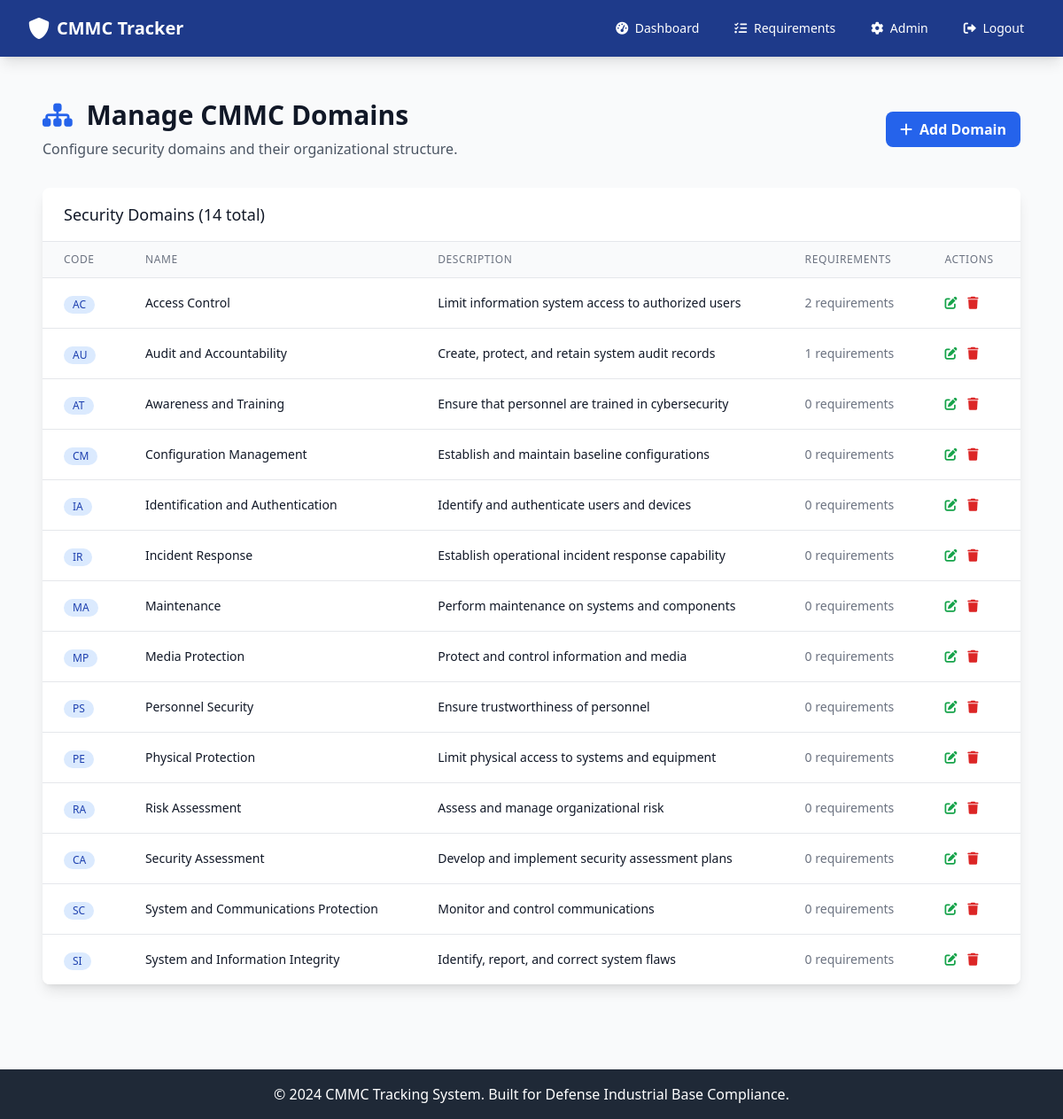
/admin/domains (signed in), run on an earlier commit of the app's database.
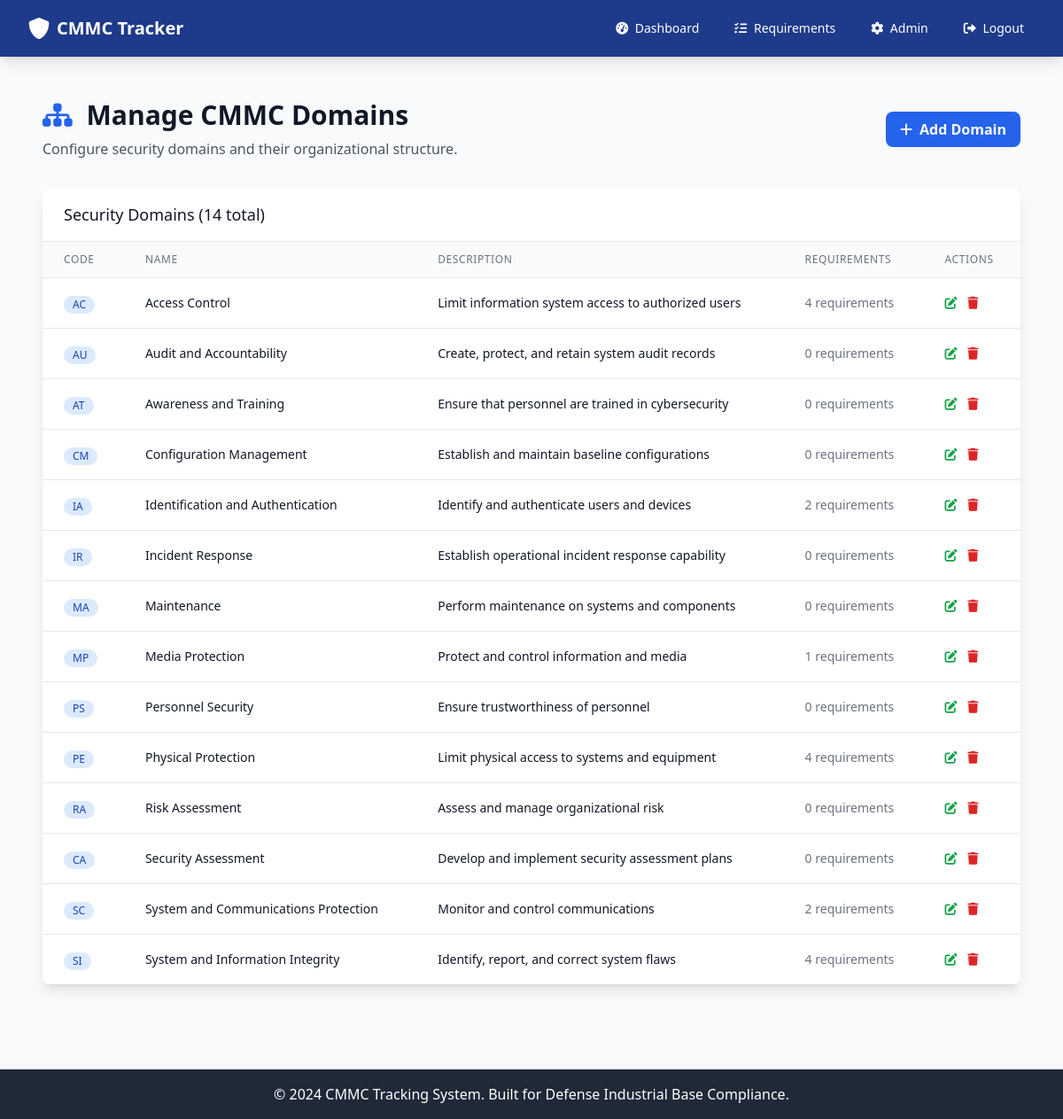
And on a later commit of the database.
### app.py (models this page shows)
class CMMCDomain(db.Model):
    __tablename__ = 'cmmc_domain'
    id = db.Column(db.Integer, primary_key=True)
    code = db.Column(db.String(10), unique=True, nullable=False)
    name = db.Column(db.String(100), nullable=False)
    description = db.Column(db.Text)
    created_at = db.Column(db.DateTime, default=datetime.utcnow)

### app.py (the view)
@app.route('/admin/domains')
@admin_required
def admin_domains():
    domains = CMMCDomain.query.all()
    return render_template('admin/domains.html', domains=domains)

### app.py (called while the page is built)
def admin_required(f):
    @wraps(f)
    def decorated_function(*args, **kwargs):
        if 'user_id' not in session:
            flash('Please log in to access this page.', 'warning')
            return redirect(url_for('login'))
        user = User.query.get(session['user_id'])
        if not user or user.role != 'admin':
            flash('Admin access required.', 'error')
            return redirect(url_for('dashboard'))
        return f(*args, **kwargs)
    return decorated_function

### templates/admin/domains.html (shortened to what this page needs)
{% extends "base.html" %}
{% block content %}
<div class="px-4 py-6">
    <div class="flex justify-between items-center mb-8">
        <div>
            <h1 class="text-3xl font-bold text-gray-900 mb-2">
                <i class="fas fa-sitemap text-blue-600 mr-2"></i>
                Manage CMMC Domains
            </h1>
            <p class="text-gray-600">Configure security domains and their organizational structure.</p>
        </div>
        <a href="{{ url_for('admin_add_domain') }}" class="bg-blue-600 hover:bg-blue-700 text-white font-bold py-2 px-4 rounded-lg transition duration-200">
            <i class="fas fa-plus mr-2"></i>Add Domain
        </a>
    </div>
    <div class="bg-white shadow-lg rounded-lg overflow-hidden">
        <div class="px-6 py-4 border-b border-gray-200">
            <h3 class="text-lg font-medium text-gray-900">Security Domains ({{ domains|length }} total)</h3>
        </div>
        {% if domains %}
        <div class="overflow-x-auto">
            <table class="min-w-full divide-y divide-gray-200">
                <thead class="bg-gray-50">
                    <tr>
                        <th class="px-6 py-3 text-left text-xs font-medium text-gray-500 uppercase tracking-wider">Code</th>
                        <th class="px-6 py-3 text-left text-xs font-medium text-gray-500 uppercase tracking-wider">Name</th>
                        <th class="px-6 py-3 text-left text-xs font-medium text-gray-500 uppercase tracking-wider">Description</th>
                        <th class="px-6 py-3 text-left text-xs font-medium text-gray-500 uppercase tracking-wider">Requirements</th>
                        <th class="px-6 py-3 text-left text-xs font-medium text-gray-500 uppercase tracking-wider">Actions</th>
                    </tr>
                </thead>
                <tbody class="bg-white divide-y divide-gray-200">
                    {% for domain in domains %}
                    <tr class="hover:bg-gray-50">
                        <td class="px-6 py-4 whitespace-nowrap">
                            <span class="inline-flex items-center px-2.5 py-0.5 rounded-full text-xs font-medium bg-blue-100 text-blue-800">
                                {{ domain.code }}
                            </span>
                        </td>
                        <td class="px-6 py-4 whitespace-nowrap">
                            <div class="text-sm font-medium text-gray-900">{{ domain.name }}</div>
                        </td>
                        <td class="px-6 py-4">
                            <div class="text-sm text-gray-900">{{ domain.description or 'No description provided' }}</div>
                        </td>
                        <td class="px-6 py-4 whitespace-nowrap text-sm text-gray-500">
                            {{ domain.requirements|length }} requirements
                        </td>
                        <td class="px-6 py-4 whitespace-nowrap text-sm font-medium space-x-2">
                            <button onclick="editDomain({{ domain.id }})" class="text-green-600 hover:text-green-900">
                                <i class="fas fa-edit"></i>
                            </button>
                            <button onclick="deleteDomain({{ domain.id }}, '{{ domain.code }}')" class="text-red-600 hover:text-red-900">
                                <i class="fas fa-trash"></i>
                            </button>
                        </td>
                    </tr>
                    {% endfor %}
                </tbody>
            </table>
        </div>
        {% endif %}
    </div>
</div>
{% endblock %}

What changed in the data, as far as the page shows it:
changed CMMCDomain "Access Control": requirements|length "2" → "4"
changed CMMCDomain "Audit and Accountability": requirements|length "1" → "0"
changed CMMCDomain "Identification and Authentication": requirements|length "0" → "2"
changed CMMCDomain "Media Protection": requirements|length "0" → "1"
changed CMMCDomain "Physical Protection": requirements|length "0" → "4"
changed CMMCDomain "System and Communications Protection": requirements|length "0" → "2"
changed CMMCDomain "System and Information Integrity": requirements|length "0" → "4"
